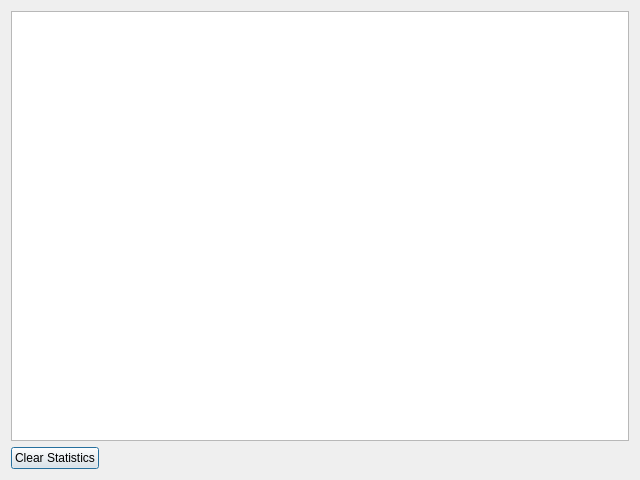
<?xml version="1.0" encoding="UTF-8"?>
<ui version="4.0">
 <class>ProfilerDialog</class>
 <widget class="QDialog" name="ProfilerDialog">
  <property name="geometry">
   <rect>
    <x>0</x>
    <y>0</y>
    <width>640</width>
    <height>480</height>
   </rect>
  </property>
  <property name="windowTitle">
   <string>Dialog</string>
  </property>
  <layout class="QVBoxLayout" name="verticalLayout_2">
   <item>
    <widget class="QTableView" name="tableView">
     <property name="alternatingRowColors">
      <bool>true</bool>
     </property>
    </widget>
   </item>
   <item>
    <layout class="QHBoxLayout" name="horizontalLayout">
     <item>
      <widget class="QPushButton" name="pushButton">
       <property name="text">
        <string>Clear Statistics</string>
       </property>
      </widget>
     </item>
     <item>
      <spacer name="horizontalSpacer">
       <property name="orientation">
        <enum>Qt::Horizontal</enum>
       </property>
       <property name="sizeHint" stdset="0">
        <size>
         <width>40</width>
         <height>20</height>
        </size>
       </property>
      </spacer>
     </item>
    </layout>
   </item>
  </layout>
 </widget>
 <resources/>
 <connections/>
</ui>
